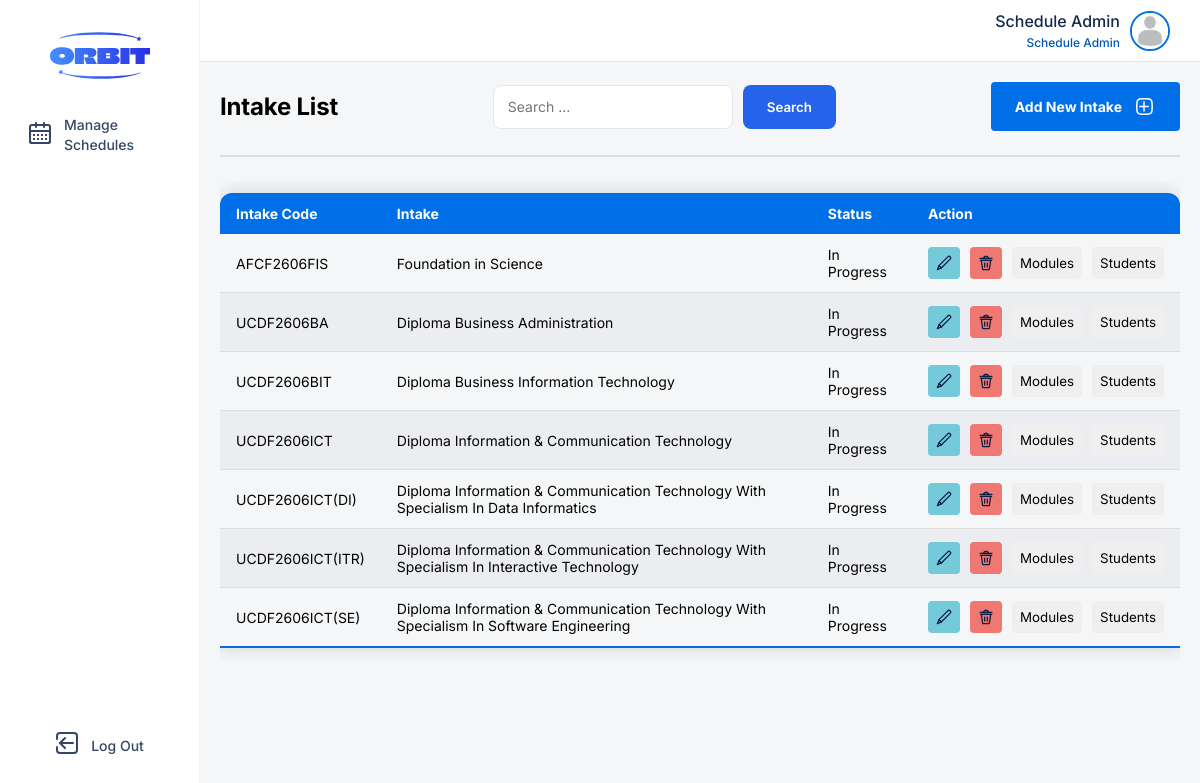
The page /client/src/pages/course-management/manage-intake.php (signed in) on the database its author committed.
### tables this page shows
CREATE TABLE IF NOT EXISTS `user` (
  `user_id` int NOT NULL AUTO_INCREMENT,
  `name` varchar(255) NOT NULL,
  `password` varchar(255) NOT NULL,
  `email` varchar(50) NOT NULL,
  `phone` varchar(15) NOT NULL,
  `picture` varchar(50) DEFAULT NULL,
  `role` varchar(20) NOT NULL,
  PRIMARY KEY (`user_id`)
);

CREATE TABLE IF NOT EXISTS `intake` (
  `intake_id` varchar(20) NOT NULL,
  `course_id` varchar(10) NOT NULL,
  `name` varchar(255) NOT NULL,
  `start_date` date NOT NULL,
  `total_register` int NOT NULL,
  `status` varchar(15) NOT NULL,
  PRIMARY KEY (`intake_id`),
  KEY `course_id` (`course_id`)
);

### server/models/user.php (called while the page is built, shortened)
<?php
class User {
    private $connection;
    public function __construct($database) {
        $this->connection = $database;
    }
    public function getUser($userID):array {
        $result = [
            "error" => True,
            "id" => $userID,
            "name" => "",
            "password" => "",
            "email" => "",
            "phone" => "",
            "picture" => "",
            "role" => ""
        ];
        $sql = "SELECT * FROM user WHERE user_id = $userID;";
        $statement = mysqli_query($this->connection, $sql);
        $user = mysqli_fetch_array($statement);
        if ($user) {
            $result["error"] = False;
            $result["name"] = $user["name"];
            $result["password"] = $user["password"];
            $result["email"] = $user["email"];
            $result["phone"] = $user["phone"];
            $result["picture"] = $user["picture"];
            $result["role"] = $user["role"];
        }
        return $result;
    }
}
?>

### server/controllers/manage-user.php (called while the page is built, shortened)
<?php
require_once ROOT.MODELS.'/user.php';
class ManageUser {
    private $userEditor;
    public function __construct() {
        global $connect;
        $this->userEditor = new User($connect);
    }
    public function get($id):array {
        $result = [
            "error" => True,
        ];
        $user = $this->userEditor->getUser($id);
        $result["error"] = $user["error"];
        if ($result["error"]) {
            return $result;
        } else {
            $result["userID"] = $user["id"];
            $result["name"] = $user["name"];
            $result["password"] = $user["password"];
            $result["email"] = $user["email"];
            $result["phone"] = $user["phone"];
            $result["picture"] = $user["picture"];
            $result["role"] = $user["role"];
        }
        return $result;
    }
}
?>

### server/routes/user-management-route.php (called while the page is built, shortened)
<?php
require_once ROOT.CONTROLLERS.'/manage-user.php';
$manageUser = new ManageUser();
function getUser($id) {
    global $manageUser;
    $data = $manageUser->get($id);
    return $data;
}
?>

### server/controllers/manage-intake.php (called while the page is built, shortened)
<?php
class ManageIntake {
    private $connection;
    public function __construct() {
        global $connect;
        $this->connection = $connect;
    }
    public function getIntakeList($search) {
        $result = [];
        if ($search === "") {
            $sql = "SELECT * FROM intake;";
        } else {
            $sql = "SELECT * FROM intake WHERE name LIKE '%$search%';";
        }
        $statement = mysqli_query($this->connection, $sql);
        while ($intake = mysqli_fetch_array($statement)) {
            $result[] = [
                "intakeID" => $intake["intake_id"],
                "courseID" => $intake["course_id"],
                "name" => $intake["name"],
                "startDate" => $intake["start_date"],
                "totalRegister" => $intake["total_register"],
                "status" => $intake["status"]
            ];
        }
        return $result;
    }
}
?>

### server/routes/course-management-route.php (called while the page is built, shortened)
<?php
require_once ROOT . CONTROLLERS . '/manage-intake.php';
require_once ROOT . CONTROLLERS . '/manage-user.php';
$manageIntake = new ManageIntake();
function getIntakeList($search) {
    global $manageIntake;
    return $manageIntake->getIntakeList($search);
}
?>

### client/src/features/course-management/intake-component.php (the view, shortened to what this page needs)
<?php
function renderIntakeTable($intakeList)
{
?>
    <div class="table-container">
    <table class="users-table">
        <thead>
            <tr>
                <th>Intake Code</th>
                <th>Intake</th>
                <th>Status</th>
                <th>Action</th>
            </tr>
        </thead>
        <tbody>
            <?php foreach ($intakeList as $intake):
            ?>
                <tr>
                    <td><?php echo $intake['intakeID']; ?></td>
                    <td><?php echo $intake['name']; ?></td>
                    <td><?php echo $intake['status']; ?></td>
                    <td>
                        <form class="actions" method="post" action="<?php echo PAGES ?>/course-management/manage-intake.php">
                            <button class="action-btn" id="edit-btn" name="edit" type="submit">
                            </button>
                            <button class="action-btn" id="delete-btn" name="delete" type="submit">
                            </button>
                            <button type="button" class="action-btn" onclick="window.location.href='<?php echo PAGES; ?>/course-management/module-page.php?intake=<?php echo $intake['intakeID']; ?>'">
                                Modules
                            </button>
                            <button type="button" class="action-btn" onclick="window.location.href='<?php echo PAGES; ?>/course-management/student-page.php?intake=<?php echo $intake['intakeID']; ?>'">
                                Students
                            </button>
                        </form>
                    </td>
                </tr>
            <?php endforeach; ?>
        </tbody>
    </table>
    </div>
<?php
}
?>

### client/src/shared/navigation-bar/admin-nav-bar.php (shortened to what this page needs)
<?php
function renderNavItem($name, $iconFilename, $link, $pageId)
{
    $activeClass = (isset($_SESSION['currentPage']) && $_SESSION['currentPage'] == $pageId) ? 'active' : '';
    echo "<li class='nav-item {$activeClass}' id='{$pageId}'>";
    echo "<a href='{$link}'>";
    echo "<div class='icon'>";
    echo "</div>";
    echo "<span>{$name}</span>";
    echo "</a>";
    echo "</li>";
}
function renderNavBar()
{
    $userRole = $_SESSION['role'] ?? 'guest';
    echo '<div class="nav-bar">';
    echo '<div class="logo-wrapper">';
    echo '<img class="logo" src="' . ASSETS . '/icons/orbit-logo.svg" alt="Orbit Logo">';
    echo '</div>';
    echo '<div class="nav-wrapper">';
    echo '<ul class="nav-list">';
    switch ($userRole) {
        case 'Schedule Admin':
            $dashboardPath = PAGES . "/schedule-management/dashboard.php";
            renderNavItem('Manage Schedules', 'calendar-icon.svg', $dashboardPath, 'manageschedules');
            break;
    }
    echo '</ul>';
    echo '</div>';
    if ($userRole !== 'guest') {
        echo '<ul class="nav-list logout-section">';
        echo '</ul>';
    }
    echo '</div>';
}
function renderContentTopBar($name, $role, $profileImg = UPLOADS . '/default-profile.png') {
    echo '<div class="top-bar">';
    echo '<div class="profile" onClick="openModal(\'userProfileView\')">';
    echo '<div class="name-and-role">';
    echo '<span class="username">' . htmlspecialchars($name) . '</span>';
    echo '<span class="role">' . htmlspecialchars($role) . '</span>';
    echo '</div>';
    echo '<div class="profile-img-container">';
    echo '<img src="' . $profileImg . '" alt="Profile Image" class="profile-img">';
    echo '</div>';
    echo '</div>';
    echo '</div>';
}
?>

### client/src/styles/global.css (style rules this page uses)
*, *::before, *::after { margin: 0; padding: 0; box-sizing: border-box; font-family: "Inter", sans-serif; }

### client/src/styles/modal.css (style rules this page uses)
:root { --text-highlight: #007aff; --link-hover: #0057b5; --heading-2-color: #354764; --heading-color: #091e42; --id-bg-text: #dfe2e6; --id-text: #4a4a4b; --light-shadow: rgba(0, 0, 0, 0.1); --overlay-bg: rgba(0, 0, 0, 0.2); --profile-border: #007aff; }

### client/src/styles/admin-nav-bar.css (style rules this page uses)
.nav-bar { display: flex; position: sticky; top: 0px; left: 0px; flex-direction: column; align-items: center; height: 100vh; width: fit-content; min-width: 200px; padding: 32px 16px; background: white; border-right: 1px solid #f0f0f0; z-index: 999; }
.logo { width: 100px; height: auto; flex-shrink: 0; aspect-ratio: 135/64; }
.icon { width: 24px; height: auto; aspect-ratio: 1/1; }
.nav-wrapper { flex: 1; display: flex; flex-direction: column; margin-top: 24px; }
.nav-list { padding: 0; margin: 0; list-style: none; display: flex; flex-direction: column; gap: 8px; }
.nav-item { list-style: none; list-style-type: none; }
.nav-item a { display: flex; padding: 8px 12px; align-items: center; gap: 12px; align-self: stretch; border-radius: var(--Container-corner-radius, 4px); text-decoration: none; color: var(--Foundation-Neutral-N600, #354764); font-family: Inter; font-size: 14px; font-style: normal; font-weight: 500; line-height: 20px; transition: 0.1s; }

### client/src/styles/admin-top-bar.css (style rules this page uses)
body { background-color: #F5F6F7; }
.top-bar { position: fixed; top: 0; left: 0; width: 100%; height: 62px; display: flex; flex-direction: column; justify-content: center; padding: 0px 20px; align-items: flex-end; gap: 20px; border-bottom: 0.5px solid rgba(0, 0, 0, 0.1); background: #fff; }
.profile { display: flex; flex-direction: row; align-items: center; justify-content: flex-end; padding: 10px; gap: 10px; cursor: pointer; border-radius: 4px; transition: 0.2s ease; }
.profile-img-container { width: 40px; height: 40px; flex-shrink: 0; }
.profile-img { width: 100%; height: 100%; border-radius: 50%; object-fit: cover; border: 2px solid var(--Foundation-Blue-blue-600, #006fe8); }
.name-and-role { display: flex; flex-direction: column; align-items: flex-end; gap: 4px; }
.username { color: var(--Foundation-Neutral-N800, #15294b); text-align: center; font-family: Inter; font-size: 16px; font-style: normal; font-weight: 500; line-height: normal; }
.role { color: var(--Foundation-Blue-blue-700, #0057b5); text-align: center; font-family: Inter; font-size: 12px; font-style: normal; font-weight: 500; line-height: normal; }

### client/src/styles/manage-users.css (style rules this page uses)
.table-container { align-self: stretch; max-height: 70vh; overflow: auto; }
.users-table { width: 100%; margin: 12px 0; min-width: 600px; border-collapse: collapse; border-radius: 12px 12px 0 0; overflow: hidden; box-shadow: 0 0 20px rgba(0, 0, 0, 0.15); }
.users-table thead tr { background: #006fe8; color: white; display: table-row; font-weight: bold; text-align: left; font-size: 0.875rem; font-weight: 600; }
.users-table th, .users-table td { padding: 12px 16px; text-align: left; }
.users-table td { vertical-align: middle; font-size: 0.875rem; font-weight: 400; }
.users-table tbody tr { border-bottom: 1px solid #ddd; transition: 0.2s ease-out; }
.users-table tbody tr:nth-of-type(even) { background-color: #ebedf0; }
.users-table tbody tr:last-of-type { border-bottom: 2px solid #006fe8; }
.actions { display: flex; align-items: center; gap: 10px; flex-shrink: 0; }
.action-btn { border: none; border-radius: 4px; display: flex; padding: 8px; align-items: center; gap: 10px; transition: 0.2s ease-out; }
#delete-btn { background: var(--Foundation-Red-red-300, #f07872); }
#edit-btn { background: var(--Foundation-Teal-teal-300, #74cad9); }

### client/src/styles/form.css (style rules this page uses)
:root { --primary-blue: #2563eb; --bg-subtle: rgba(245, 246, 247, 0.8); --border-color: #e2e8f0; --text-main: #1e293b; --text-muted: #64748b; }

### rows shown on the page
user: role "Schedule Admin"
intake: intake_id "AFCF2606FIS", name "Foundation in Science", status "In Progress"
intake: intake_id "UCDF2606BA", name "Diploma Business Administration", status "In Progress"
intake: intake_id "UCDF2606BIT", name "Diploma Business Information Technology", status "In Progress"
intake: intake_id "UCDF2606ICT", name "Diploma Information & Communication Technology", status "In Progress"
intake: intake_id "UCDF2606ICT(DI)", name "Diploma Information & Communication Technology With Specialism In Data Informatics", status "In Progress"
intake: intake_id "UCDF2606ICT(ITR)", name "Diploma Information & Communication Technology With Specialism In Interactive Technology", status "In Progress"
intake: intake_id "UCDF2606ICT(SE)", name "Diploma Information & Communication Technology With Specialism In Software Engineering", status "In Progress"

### other values the page prints
$name "Manage Schedules Log Out"
$role "Schedule Admin"
